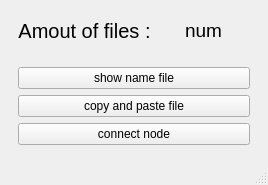
<?xml version="1.0" encoding="UTF-8"?>
<ui version="4.0">
 <class>MainWindow</class>
 <widget class="QMainWindow" name="MainWindow">
  <property name="geometry">
   <rect>
    <x>0</x>
    <y>0</y>
    <width>268</width>
    <height>185</height>
   </rect>
  </property>
  <property name="windowTitle">
   <string>MainWindow</string>
  </property>
  <widget class="QWidget" name="centralwidget">
   <layout class="QVBoxLayout" name="verticalLayout_3">
    <item>
     <widget class="QWidget" name="widget" native="true">
      <layout class="QHBoxLayout" name="horizontalLayout">
       <item>
        <widget class="QLabel" name="label">
         <property name="font">
          <font>
           <pointsize>15</pointsize>
          </font>
         </property>
         <property name="text">
          <string>Amout of files :</string>
         </property>
         <property name="alignment">
          <set>Qt::AlignCenter</set>
         </property>
        </widget>
       </item>
       <item>
        <widget class="QLabel" name="label_3">
         <property name="font">
          <font>
           <pointsize>14</pointsize>
           <kerning>true</kerning>
          </font>
         </property>
         <property name="text">
          <string>num</string>
         </property>
         <property name="alignment">
          <set>Qt::AlignCenter</set>
         </property>
        </widget>
       </item>
      </layout>
     </widget>
    </item>
    <item>
     <widget class="QWidget" name="widget_2" native="true">
      <layout class="QVBoxLayout" name="verticalLayout_2">
       <item>
        <widget class="QPushButton" name="pushButton">
         <property name="text">
          <string>show name file</string>
         </property>
        </widget>
       </item>
       <item>
        <widget class="QPushButton" name="pushButton_2">
         <property name="text">
          <string>copy and paste file</string>
         </property>
        </widget>
       </item>
       <item>
        <widget class="QPushButton" name="pushButton_3">
         <property name="text">
          <string>connect node</string>
         </property>
        </widget>
       </item>
      </layout>
     </widget>
    </item>
   </layout>
  </widget>
  <widget class="QStatusBar" name="statusbar"/>
 </widget>
 <resources/>
 <connections/>
</ui>
